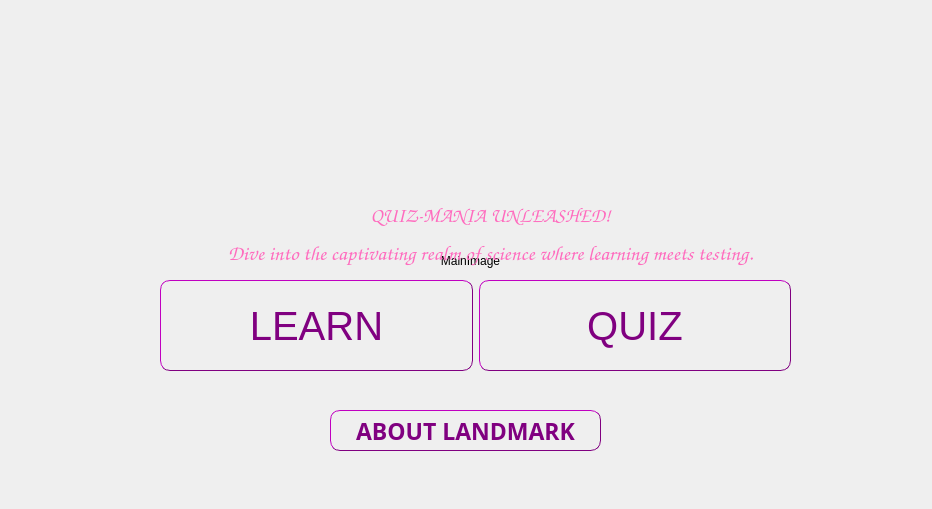
<?xml version="1.0" encoding="UTF-8"?>
<ui version="4.0">
 <class>MainWindow</class>
 <widget class="QMainWindow" name="MainWindow">
  <property name="geometry">
   <rect>
    <x>0</x>
    <y>0</y>
    <width>932</width>
    <height>509</height>
   </rect>
  </property>
  <property name="windowTitle">
   <string>MainWindow</string>
  </property>
  <widget class="QWidget" name="centralwidget">
   <widget class="QLabel" name="MainImage">
    <property name="geometry">
     <rect>
      <x>0</x>
      <y>0</y>
      <width>941</width>
      <height>521</height>
     </rect>
    </property>
    <property name="text">
     <string>MainImage</string>
    </property>
    <property name="scaledContents">
     <bool>true</bool>
    </property>
    <property name="alignment">
     <set>Qt::AlignCenter</set>
    </property>
   </widget>
   <widget class="QPushButton" name="About_BTN">
    <property name="geometry">
     <rect>
      <x>330</x>
      <y>410</y>
      <width>271</width>
      <height>41</height>
     </rect>
    </property>
    <property name="font">
     <font>
      <family>Optima</family>
      <pointsize>17</pointsize>
      <bold>true</bold>
     </font>
    </property>
    <property name="styleSheet">
     <string notr="true">background-image:url(:/img/background3_Pic.jpeg);
color: purple;
border-width: 1px;
border-color: purple;
border-style: outset;
border-radius: 10px;</string>
    </property>
    <property name="text">
     <string>ABOUT LANDMARK</string>
    </property>
   </widget>
   <widget class="QLabel" name="logo">
    <property name="geometry">
     <rect>
      <x>830</x>
      <y>10</y>
      <width>91</width>
      <height>91</height>
     </rect>
    </property>
    <property name="text">
     <string/>
    </property>
    <property name="scaledContents">
     <bool>true</bool>
    </property>
   </widget>
   <widget class="QLabel" name="label">
    <property name="geometry">
     <rect>
      <x>210</x>
      <y>200</y>
      <width>561</width>
      <height>71</height>
     </rect>
    </property>
    <property name="font">
     <font>
      <family>Comic Sans MS</family>
     </font>
    </property>
    <property name="styleSheet">
     <string notr="true">color: #FF6BBE;</string>
    </property>
    <property name="text">
     <string>&lt;html&gt;&lt;head/&gt;&lt;body&gt;&lt;p align=&quot;center&quot;&gt;&lt;span style=&quot; font-size:15pt; font-weight:700;&quot;&gt;QUIZ-MANIA UNLEASHED!&lt;/span&gt;&lt;/p&gt;&lt;p align=&quot;center&quot;&gt;&lt;span style=&quot; font-size:16pt; font-weight:700; font-style:italic;&quot;&gt;Dive into the captivating realm of science where learning meets testing.&lt;/span&gt;&lt;/p&gt;&lt;/body&gt;&lt;/html&gt;</string>
    </property>
   </widget>
   <widget class="QWidget" name="layoutWidget">
    <property name="geometry">
     <rect>
      <x>160</x>
      <y>280</y>
      <width>631</width>
      <height>91</height>
     </rect>
    </property>
    <layout class="QHBoxLayout" name="horizontalLayout">
     <item>
      <widget class="QPushButton" name="Learn_BTN">
       <property name="maximumSize">
        <size>
         <width>16777215</width>
         <height>100</height>
        </size>
       </property>
       <property name="font">
        <font>
         <pointsize>30</pointsize>
        </font>
       </property>
       <property name="styleSheet">
        <string notr="true">background-image:url(:/img/background3_Pic.jpeg);
color: purple;
border-width: 1px;
border-color: purple;
border-style: outset;
border-radius: 10px;</string>
       </property>
       <property name="text">
        <string>LEARN</string>
       </property>
      </widget>
     </item>
     <item>
      <widget class="QPushButton" name="Quiz_BTN">
       <property name="maximumSize">
        <size>
         <width>16777215</width>
         <height>100</height>
        </size>
       </property>
       <property name="font">
        <font>
         <pointsize>30</pointsize>
        </font>
       </property>
       <property name="styleSheet">
        <string notr="true">background-image:url(:/img/background3_Pic.jpeg);
color: purple;
border-width: 1px;
border-color: purple;
border-style: outset;
border-radius: 10px;</string>
       </property>
       <property name="text">
        <string>QUIZ</string>
       </property>
      </widget>
     </item>
    </layout>
   </widget>
  </widget>
 </widget>
 <resources/>
 <connections/>
</ui>
